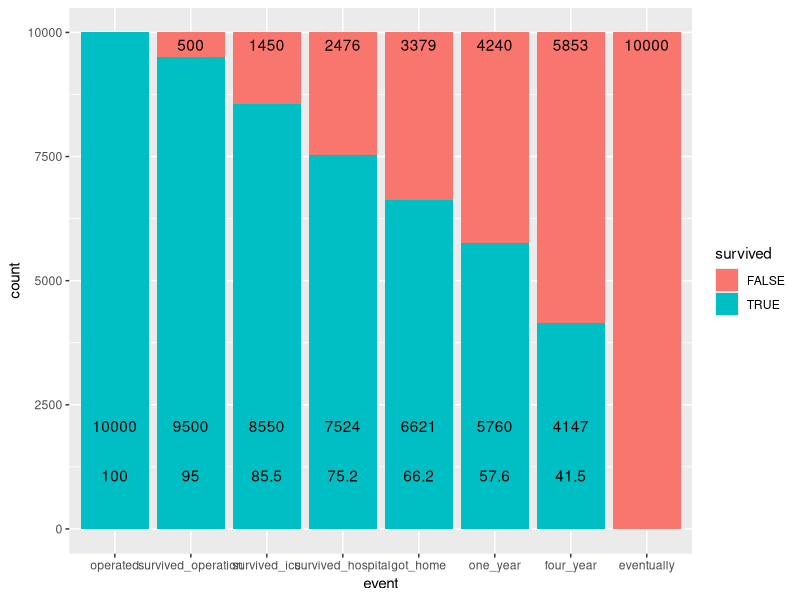

Generate this figure with R:
library(tidyverse)
library(ggalluvial)
patients <- 1:10000
patients_shuffled <- sample(patients)
patients <- tibble(
  patient_id = patients_shuffled
)

survived <- function(patient_ids, survival_chance = 0.9){
  patient_id <- patient_ids$patient_id
  length_patient <- length(patient_id)
  patient_list <- sample(patient_id)
  
  patient_survive <- patient_list[1:round(survival_chance * length_patient)]
  patient_died <- patient_list[round(survival_chance * length_patient + 1):length_patient]
  
  patient_survive <- tibble(
    patient_id = patient_survive,
    survived = TRUE
    )
  
  patient_died <- tibble(
    patient_id = patient_died,
    survived = FALSE
    )
  
  patients <- bind_rows(patient_survive, patient_died)
  left_join(patient_ids, patients)
}


selective_survived <- function(patient_ids, filter_column, new_name, survival_chance = 0.9){
  patient_ids_true <- patient_ids %>%
    filter({{filter_column}} == TRUE)
  
  patient_id <- patient_ids_true$patient_id
  length_patient <- length(patient_id)
  patient_list <- sample(patient_id)
  
  patient_survive <- patient_list[1:round(survival_chance * length_patient)]
  patient_died <- patient_list[round(survival_chance * length_patient + 1):length_patient]
  
  patient_survive <- tibble(
    patient_id = patient_survive,
    survived = TRUE
  )
  
  patient_died <- tibble(
    patient_id = patient_died,
    survived = FALSE
  )
  
  patients <- bind_rows(patient_survive, patient_died)
  left_join(patient_ids, patients) %>%
    mutate(survived = replace_na(survived, FALSE)) %>%
    rename({{new_name}} := survived)
}

patients_percentage <- patients %>%
  mutate(operated = TRUE) %>%
  selective_survived(filter_column = operated,
                     new_name = survived_operation,
                     survival_chance = 0.95) %>%
  selective_survived(filter_column = survived_operation,
                     new_name = survived_icu,
                     survival_chance = 0.9) %>%
  selective_survived(filter_column = survived_icu,
                     new_name = survived_hospital,
                     survival_chance = 0.88) %>%
  selective_survived(filter_column = survived_hospital,
                     new_name = got_home,
                     survival_chance = 0.88) %>%
  selective_survived(filter_column = got_home,
                     new_name = one_year,
                     survival_chance = 0.87) %>%
  selective_survived(filter_column = one_year,
                     new_name = four_year,
                     survival_chance = 0.72) %>%
  selective_survived(filter_column = four_year,
                     new_name = eventually,
                     survival_chance = 0) %>%
  filter(eventually == FALSE)
  

patients_pivoted_numbers <- patients_percentage %>%
  pivot_longer(cols = c(operated, survived_operation, survived_icu, survived_hospital, got_home, one_year, four_year, eventually),
               names_to = "event",
               values_to = "survived") %>%
  mutate(event = factor(event,
                        levels = c(
                          "operated",
                          "survived_operation",
                          "survived_icu",
                          "survived_hospital",
                          "got_home",
                          "one_year",
                          "four_year",
                          "eventually"
                        ))) %>%
  mutate(survived = factor(survived,
                           levels = c(
                             FALSE,
                             TRUE))) %>%
  select(-patient_id) %>%
  group_by(event, survived) %>%
  summarise(count = n()) %>%
  mutate(percentage = (count/10000)*100) %>%
  mutate(percentage = round(percentage * (as.numeric(survived)-1), digits = 1)) 

patients_pivoted_numbers[patients_pivoted_numbers == 0.00] <- NA

patients_pivoted_numbers <- patients_pivoted_numbers %>%
  mutate(truefalse = (((as.numeric(survived)-1)*-1)+1)*10000)

survived_position <- patients_pivoted_numbers %>%
  filter(event == "four_year") %>%
  filter(survived == TRUE)
survived_position <- survived_position$count[1]/2

died_position <- patients_pivoted_numbers %>%
  filter(event == "survived_operation") %>%
  filter(survived == FALSE)
died_position <- 10000 - (min(died_position$count)/2)

positioning_labels <- tibble(
  position = c(survived_position,died_position),
  survived = c(TRUE, FALSE)
) %>%
  mutate(survived = factor(survived,
                           levels = c(FALSE,
                                      TRUE)))

patients_pivoted_numbers <- left_join(patients_pivoted_numbers, positioning_labels)


ggplot(patients_pivoted_numbers) +
  geom_bar(aes(fill = survived,
               x = event,
               y = count),
           position = "stack",
           stat = "identity") +
  geom_text(aes(x = event,
                y = position,
                label = count)) +
  geom_text(aes(x = event,
                y = position,
                label = percentage),
            nudge_y = -1000)

